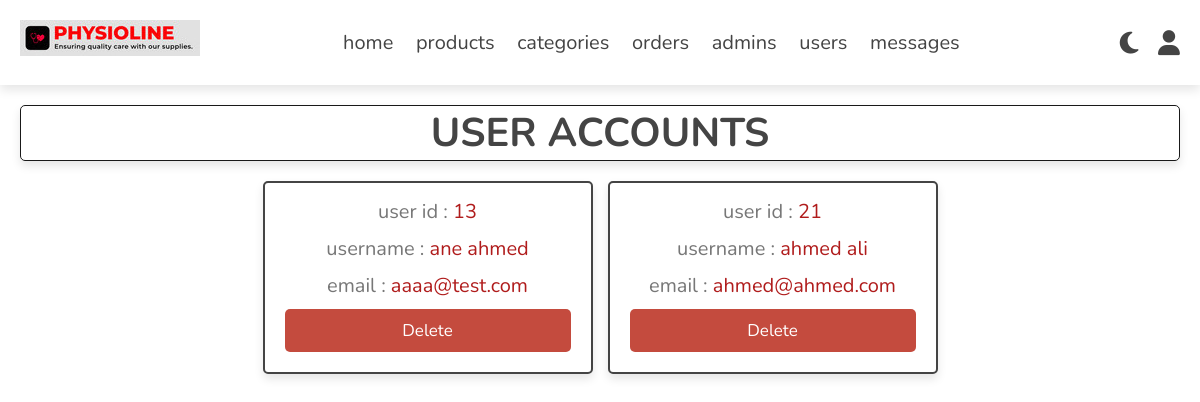
Screenshot of /admin/users_accounts.php (signed in) with the database file from the repository.
### tables this page shows
CREATE TABLE `users` (
  `id` int(100) NOT NULL,
  `name` varchar(20) NOT NULL,
  `email` varchar(50) NOT NULL,
  `password` varchar(50) NOT NULL,
  `image` varchar(255) DEFAULT NULL
);

### admin/users_accounts.php (the view, shortened to what this page needs)
<?php
include 'connect.php';
?>
<!DOCTYPE html>
<html lang="en">
<head>
   <link rel="stylesheet" href="https://cdnjs.cloudflare.com/ajax/libs/font-awesome/6.1.1/css/all.min.css">
   <link rel="stylesheet" href="css/admin_style.css">
</head>
<body>
<?php include 'admin_header.php'; ?>
<section class="accounts">
   <h1 class="heading">user accounts</h1>
   <div class="box-container">
   <?php
      $select_accounts = $conn->prepare("SELECT * FROM `users`");
      $select_accounts->execute();
      if($select_accounts->rowCount() > 0){
         while($fetch_accounts = $select_accounts->fetch(PDO::FETCH_ASSOC)){
   ?>
   <div class="box">
      <p> user id : <span><?= $fetch_accounts['id']; ?></span> </p>
      <p> username : <span><?= $fetch_accounts['name']; ?></span> </p>
      <p> email : <span><?= $fetch_accounts['email']; ?></span> </p>
      <a href="users_accounts.php?delete=<?= $fetch_accounts['id']; ?>" onclick="return confirm('delete this account? the user related information will also be delete!')" class="delete-btn">delete</a>
   </div>
   <?php
         }
      }else{
         echo '<p class="empty">no accounts available!</p>';
      }
   ?>
   </div>
</section>
</body>
</html>

### admin/css/admin_style.css (style rules this page uses)
:root { --red-602:#000; --red-605:#230F07; --red-604:#3C150E; --red-603:#571913; --red-602:#741B16; --red-601:#911D19; --red-600:#B01C1C; --red-500:#C44B3E; --red-400:#D57161; --red-300:#E49486; --red-200:#F0B7AD; --red-100:#F9DBD5; --light-red:#ffcbcb; --carmine-red:#960018; --white-color:#fff; --black-900:#191919; --black-800:#333; --black-700:#4c4c4c; --black-600:#666; --black-500:#7f7f7f; --black-400:#999; --black-300:#b2b2b2; --black-200:#CCC; --black-100:#e5e5e5; --black:#444; --white:#fff; --light-color:#777; --light-bg:#f5f5f5; --border:.2rem solid var(--black); --box-shadow:0 .5rem 1rem rgba(0,0,0,.1); }
* { font-family: 'Nunito', sans-serif; margin:0; padding:0; box-sizing: border-box; outline: none; border:none; text-decoration: none; }
html { font-size: 62.5%; overflow-x: hidden; }
body { background-color: var(--white-color); color: var(--black-900); }
section { padding:2rem; max-width: 1200px; margin:0 auto; }
.heading { font-size: 4rem; color:var(--black); margin-bottom: 2rem; text-align: center; text-transform: uppercase; border-radius: 0.5rem; border: 1px solid var(--black-900); box-shadow: var(--box-shadow); }
.btn, .delete-btn, .option-btn { display: block; width: 100%; margin-top: 1rem; border-radius: .5rem; padding:1rem 3rem; font-size: 1.7rem; text-transform: capitalize; color:var(--white); background-color: var(--red-500); cursor: pointer; text-align: center; }
.accounts .box-container { display: grid; grid-template-columns: repeat(auto-fit, 33rem); gap:1.5rem; align-items: flex-start; justify-content: center; }
.accounts .box-container .box { padding:2rem; padding-top: .5rem; border-radius: .5rem; text-align: center; border:var(--border); background-color: var(--white-color); box-shadow: var(--box-shadow); }
.accounts .box-container .box p { font-size: 2rem; color:var(--light-color); margin: 1rem 0; }
.accounts .box-container .box p span { color:var(--red-600); }

### rows the page displays
users: id "13", name "ane ahmed", email "aaaa@test.com"
users: id "21", name "ahmed ali", email "ahmed@ahmed.com"
